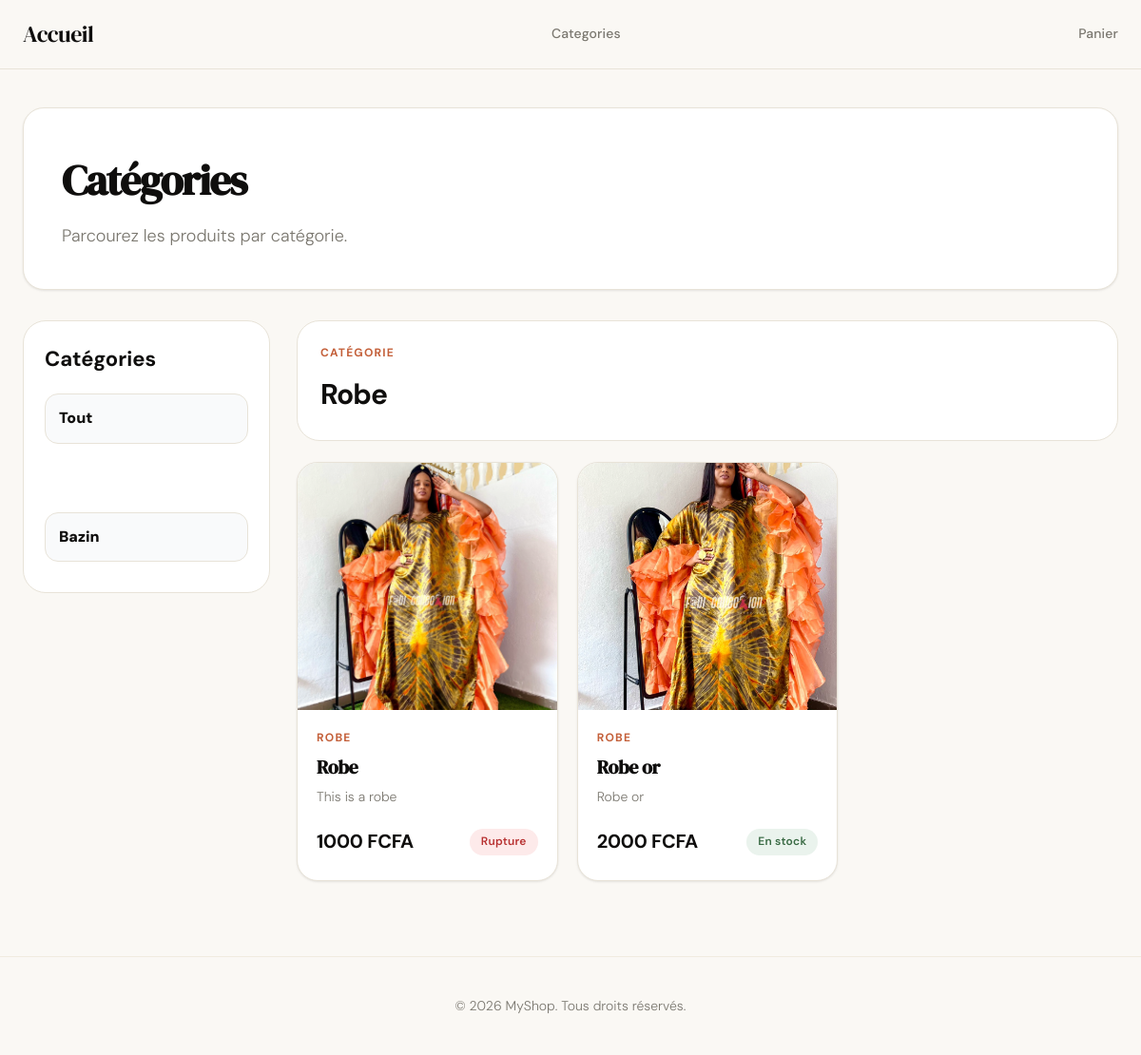
Page /products_by_category/1 on the committed database.
### store/models.py (models this page shows, shortened)
class Category(models.Model):
    name = models.CharField(max_length=100)

class Product(models.Model):
    name = models.CharField(max_length=100)
    description = models.TextField()
    price = models.IntegerField()
    category = models.ForeignKey(to='Category', on_delete=models.CASCADE)
    image = models.ImageField(blank=True, null=True)
    stock = models.IntegerField()
    is_available = models.BooleanField(default=False)
    is_featured = models.BooleanField(default=False)
    created_at = models.DateTimeField(auto_now_add=True)
    updated_at = models.DateTimeField(auto_now=True)

### store/views.py (the view)
# urls.py: path('products_by_category/<int:pk>', views.products_by_category, name='products_by_category'),
def products_by_category(request, pk):
    category = get_object_or_404(Category, pk=pk)
    products = Product.objects.filter(category=category)
    categories = Category.objects.all()
    if category:
        active_category = category
    else:
        active_category = None
    return render(request, 'categories.html', {
        "products": products,
        "categories": categories,
        "active_category": active_category
        })

### store/templates/categories.html (shortened to what this page needs)
{% extends 'base.html' %}
{% block content %}
<section class="page-header">
    <h1>Catégories</h1>
    <p>Parcourez les produits par catégorie.</p>
</section>
<section class="category-page-layout">
    <aside class="category-sidebar">
        <h2>Catégories</h2>
        <a href="{% url 'categories' %}"
           class="sidebar-category-link {% if not active_category %}active{% endif %}">
            Tout
        </a>
        {% for category in categories %}
            <a href="{% url 'products_by_category' category.pk %}"
               class="sidebar-category-link {% if active_category and active_category.pk == category.pk %}active{% endif %}">
                {{ category.name }}
            </a>
        {% empty %}
            <p class="empty-text">Aucune catégorie.</p>
        {% endfor %}
    </aside>
    <div class="category-products">
        <div class="category-products-header">
            {% if active_category %}
                <div>
                    <p class="section-kicker">Catégorie</p>
                    <h2>{{ active_category.name }}</h2>
                </div>
            {% else %}
                <div>
                    <p class="section-kicker">Boutique</p>
                    <h2>Tous les produits</h2>
                </div>
            {% endif %}
        </div>
        <section class="products-grid">
            {% for product in products %}
                <article class="product-card">
                    <a href="{% url 'produit_detail' product.pk %}">
                        {% if product.image %}
                            <img src="{{ product.image.url }}" alt="{{ product.name }}">
                        {% else %}
                            <div class="product-image-placeholder">
                                <span>Aucune image</span>
                            </div>
                        {% endif %}
                    </a>
                    <div class="product-card-body">
                        <p class="product-category">{{ product.category.name }}</p>
                        <h2>
                            <a href="{% url 'produit_detail' product.pk %}">
                                {{ product.name }}
                            </a>
                        </h2>
                        <p class="product-description">
                            {{ product.description|truncatewords:14 }}
                        </p>
                        <div class="product-bottom">
                            <p class="product-price">{{ product.price }} FCFA</p>
                            {% if product.stock > 0 and product.is_available %}
                                <span class="product-stock">En stock</span>
                            {% else %}
                                <span class="product-out">Rupture</span>
                            {% endif %}
                        </div>
                    </div>
                </article>
            {% empty %}
                <div class="empty-products">
                    <h2>Aucun produit trouvé</h2>
                    <p>Aucun produit n’est disponible dans cette catégorie pour le moment.</p>
                </div>
            {% endfor %}
        </section>
    </div>
</section>
{% endblock %}

### rows in the picture
Category: name "Bazin"
Category: name "Robe"
Product: image (picture), category.name "ROBE", name "Robe", description "This is a robe", price "1000", stock "Rupture"
Product: image (picture), category.name "ROBE", name "Robe or", description "Robe or", price "2000", stock "En stock"
